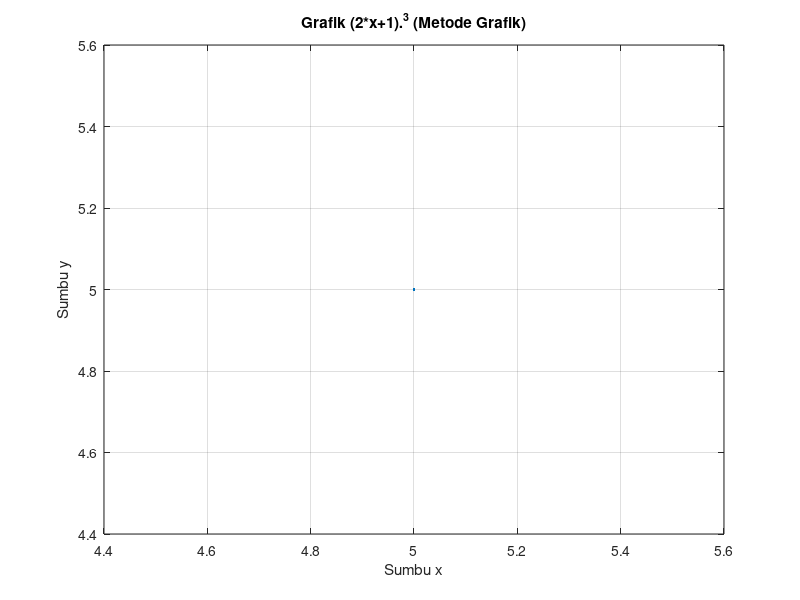

Write the MATLAB code that produced this figure.
clc

disp('===============')
disp('|Metode Grafik|') 
disp('===============')

disp('Nama : Ahmad Kubagus Subkhi') 
disp('NIM	: C2C021064')
disp('Kelas : Reguler B')

xa=input('Masukkan nilai bawah = ') 
xb=input('Masukkan nilai atas = ')

x = [xa:xb]

fx = input('Masukkan Fungsi (x) = ') 
fprintf('%3f \n',fx);

plot(x,fx)

title('Grafik (2*x+1).^3 (Metode Grafik)') 
xlabel('Sumbu x')
ylabel('Sumbu y') 
grid on
